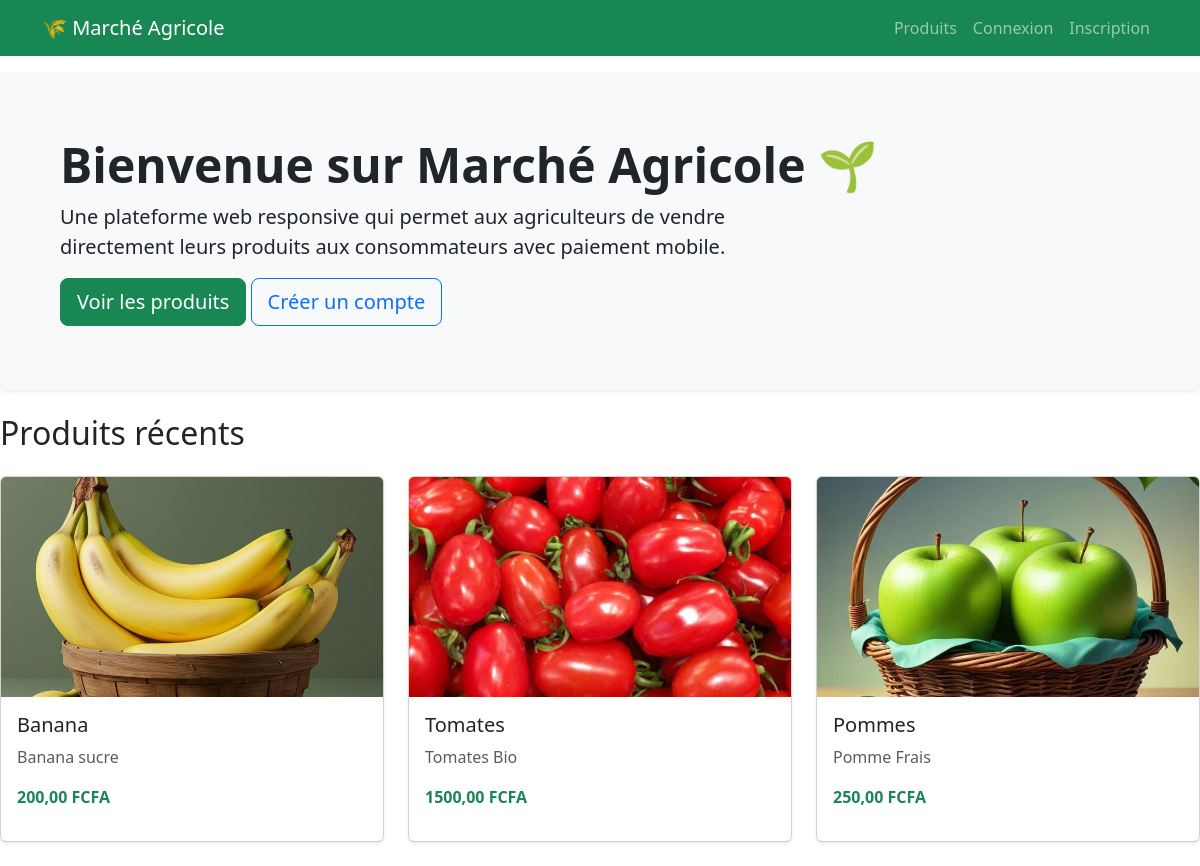
The page / on the database its author committed.
### produits/models.py (models this page shows, shortened)
class Produit(models.Model):
    agriculteur = models.ForeignKey(
        settings.AUTH_USER_MODEL,
        on_delete=models.CASCADE,
        related_name='produits'
    )
    nom = models.CharField(max_length=200)
    description = models.TextField()
    prix = models.DecimalField(max_digits=10, decimal_places=2)
    quantite_stock = models.PositiveIntegerField(default=0)
    image = models.ImageField(upload_to='produits/', blank=True, null=True)
    disponible = models.BooleanField(default=True)
    date_creation = models.DateTimeField(auto_now_add=True)

### Marche_Agricole/views.py (the view)
# urls.py: path('', accueil, name='accueil'),   # <-- AJOUT IMPORTANT
def accueil(request):
    produits_recents = Produit.objects.all().order_by('-id')[:6]
    return render(request, 'accueil.html', {
        'produits_recents': produits_recents
    })

### templates/accueil.html
{% extends 'base.html' %}
{% block content %}
<div class="p-5 mb-4 bg-light rounded-3 shadow-sm">
    <div class="container-fluid py-3">
        <h1 class="display-5 fw-bold">Bienvenue sur Marché Agricole 🌱</h1>
        <p class="col-md-8 fs-5">
            Une plateforme web responsive qui permet aux agriculteurs de vendre directement
            leurs produits aux consommateurs avec paiement mobile.
        </p>
       <a href="{% url 'catalogue' %}" class="btn btn-success btn-lg">Voir les produits</a>
        {% if not user.is_authenticated %}
            <a href="{% url 'inscription' %}" class="btn btn-outline-primary btn-lg">Créer un compte</a>
        {% endif %}
    </div>
</div>
<h2 class="mb-4">Produits récents</h2>
<div class="row">
    {% for produit in produits_recents %}
        <div class="col-md-4 mb-4">
            <div class="card h-100 shadow-sm">
                {% if produit.image %}
                    <img src="{{ produit.image.url }}" class="card-img-top" style="height: 220px; object-fit: cover;">
                {% else %}
                    <div class="bg-light d-flex align-items-center justify-content-center" style="height: 220px;">
                        <span class="text-muted">Pas d'image</span>
                    </div>
                {% endif %}
                <div class="card-body">
                    <h5 class="card-title">{{ produit.nom }}</h5>
                    <p class="card-text text-muted">{{ produit.description|truncatechars:80 }}</p>
                    <p class="fw-bold text-success">{{ produit.prix }} FCFA</p>
                </div>
            </div>
        </div>
    {% empty %}
        <p>Aucun produit disponible pour le moment.</p>
    {% endfor %}
</div>
{% endblock %}

### rows shown on the page
Produit: image (picture), nom "Banana", description "Banana sucre", prix "200,00"
Produit: image (picture), nom "Tomates", description "Tomates Bio", prix "1500,00"
Produit: image (picture), nom "Pommes", description "Pomme Frais", prix "250,00"
